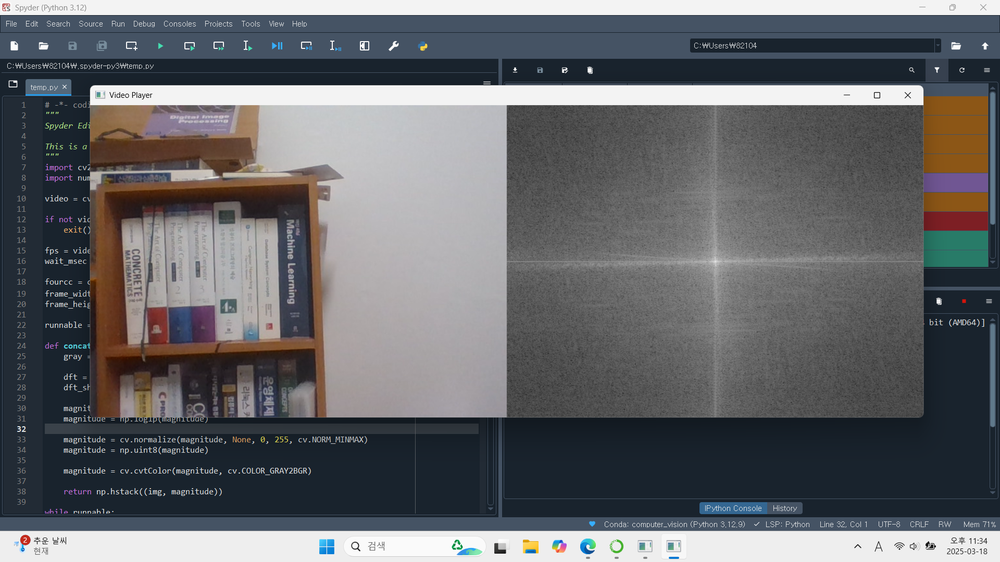
#> input picture 스크린샷 2025-03-18 233501.png, 1000 x 562 px, shrunk from 1920 x 1080 before the run, given in place of the camera
$ python video_recorder_with_fft.py
#> lines starting #> are read from the running program, lines starting #| are printed output that depends on the picture
#> further down, img is the input picture: shape (562, 1000, 3); mean B, G, R 105.8, 102.2, 100.5
import cv2 as cv
import numpy as np

video = cv.VideoCapture(0)

if not video.isOpened():
    exit()

fps = video.get(cv.CAP_PROP_FPS)
wait_msec = int(1000 / fps)

fourcc = cv.VideoWriter_fourcc(*'XVID')
frame_width = int(video.get(cv.CAP_PROP_FRAME_WIDTH)) * 2
frame_height = int(video.get(cv.CAP_PROP_FRAME_HEIGHT))

def concat_fft(img):
    gray = cv.cvtColor(img, cv.COLOR_BGR2GRAY)
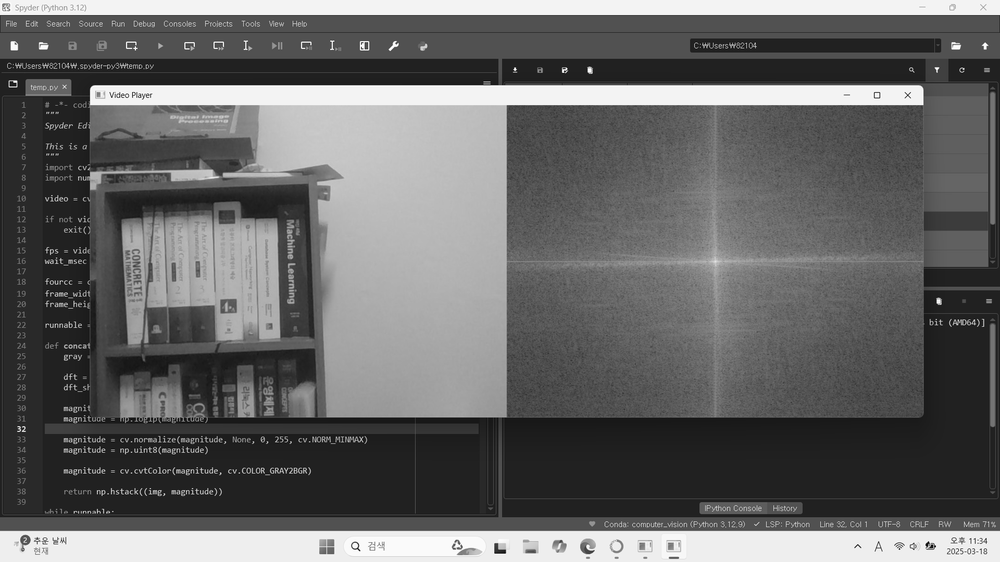
#> gray: shape (562, 1000); min 0, max 255, mean 102

    dft = cv.dft(np.float32(gray), flags=cv.DFT_COMPLEX_OUTPUT)
    dft_shift = np.fft.fftshift(dft)

    magnitude = cv.magnitude(dft_shift[:, :, 0], dft_shift[:, :, 1])
    magnitude = np.log1p(magnitude)
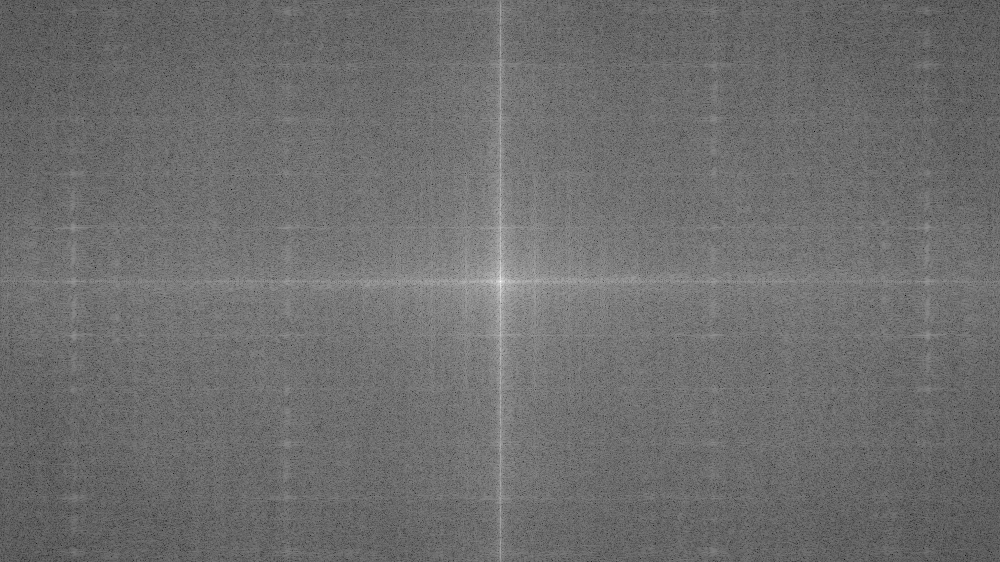
#> magnitude: shape (562, 1000) float32; min 1.35, max 17.86, mean 8.49; drawn with min black and max white

    magnitude = cv.normalize(magnitude, None, 0, 255, cv.NORM_MINMAX)
    magnitude = np.uint8(magnitude)

    magnitude = cv.cvtColor(magnitude, cv.COLOR_GRAY2BGR)
#> magnitude: shape (562, 1000, 3)

    return np.hstack((img, magnitude))
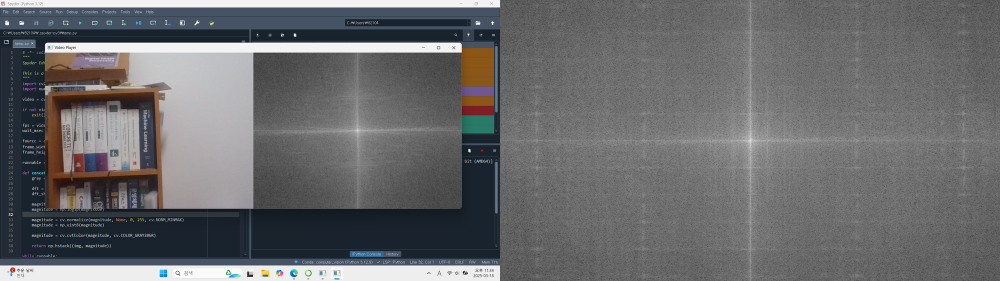
#> returned value: shape (562, 2000, 3) (shown at 1/2 size); mean of channels 0, 1, 2 107.8, 106, 105.1; drawn as B, G, R

runnable = True

while runnable:
    while runnable:
        runnable, img = video.read()
        if not runnable:
            break

        img = concat_fft(img)
        cv.imshow('Video Player', img)

        key = cv.waitKey(wait_msec)
#> (key Esc is pressed here)
        if key == 27:
            runnable = False
            break
        elif key == ord(' '):
            break

    video_writer = cv.VideoWriter('name.avi', fourcc, fps, (frame_width, frame_height))
    while runnable:
        runnable, img = video.read()
        if not runnable:
            break

        img = concat_fft(img)
        video_writer.write(img)

        img[:frame_height//20, :frame_width//20, :] = (0, 0, 255)
        cv.imshow('Video Player', img)

        key = cv.waitKey(wait_msec)
        if key == 27:
            runnable = False
            break
        elif key == ord(' '):
            break
    video_writer.release()

video.release()
cv.destroyAllWindows()
